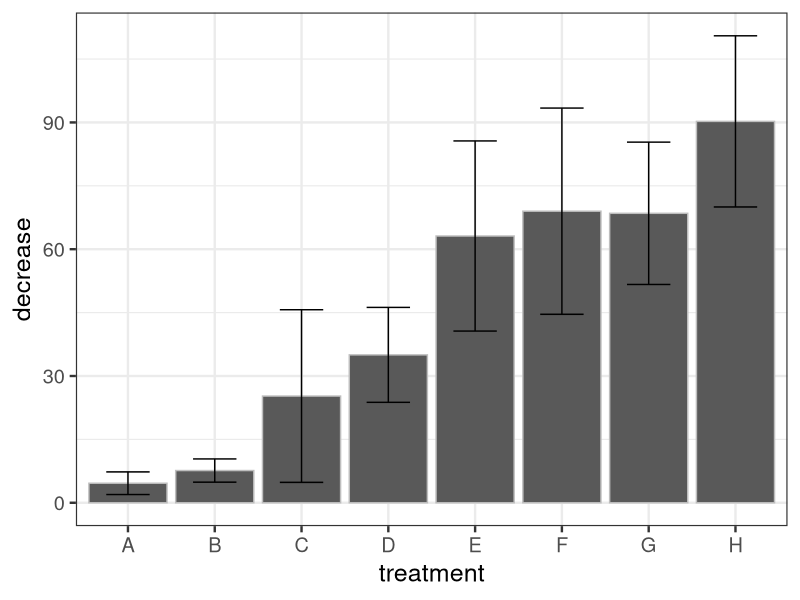
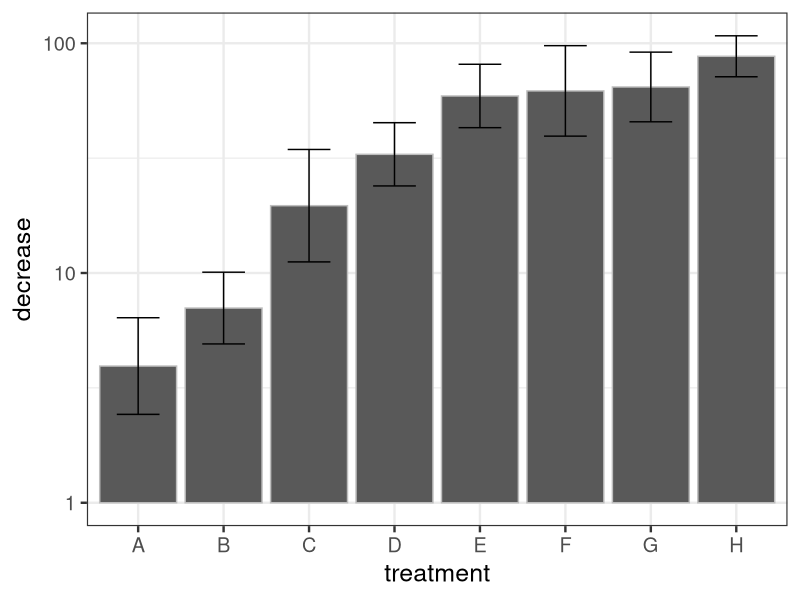
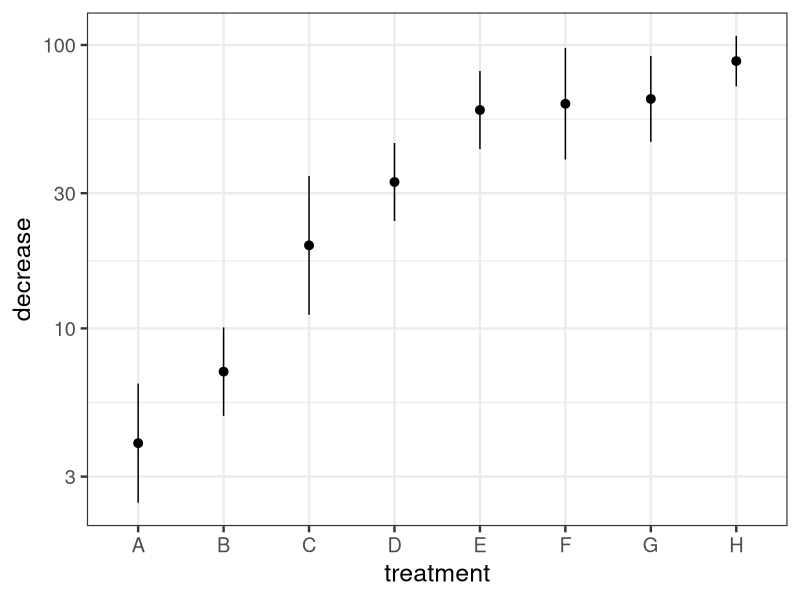
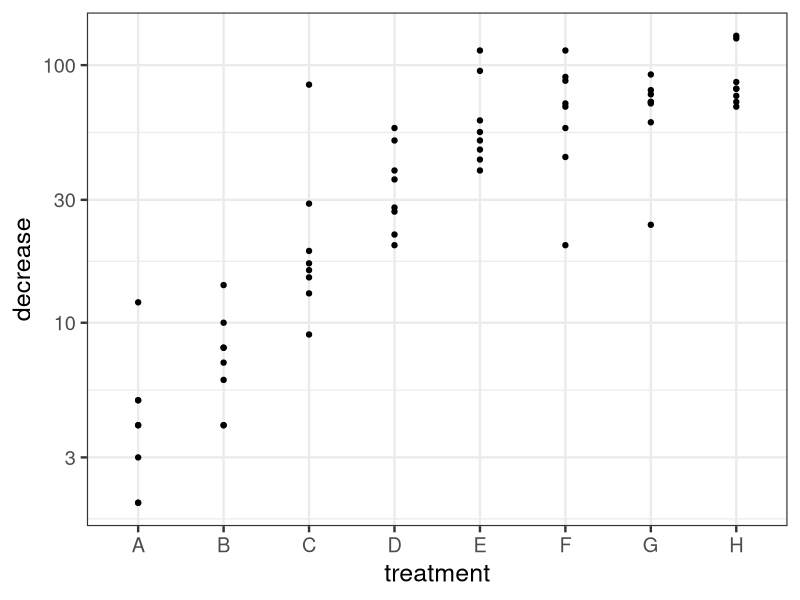
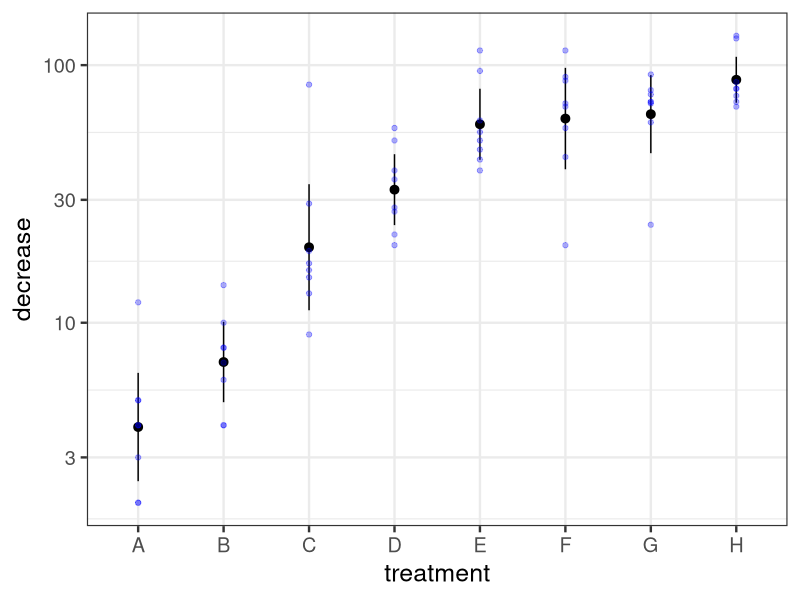
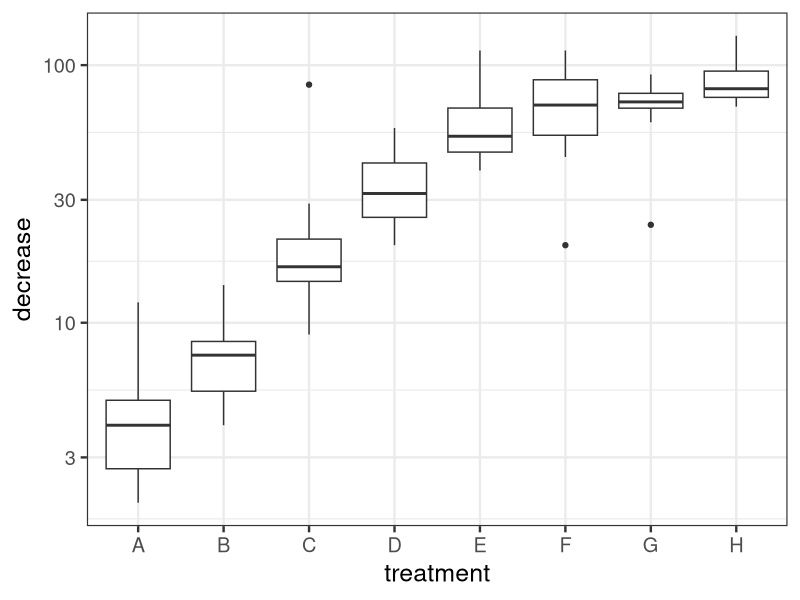
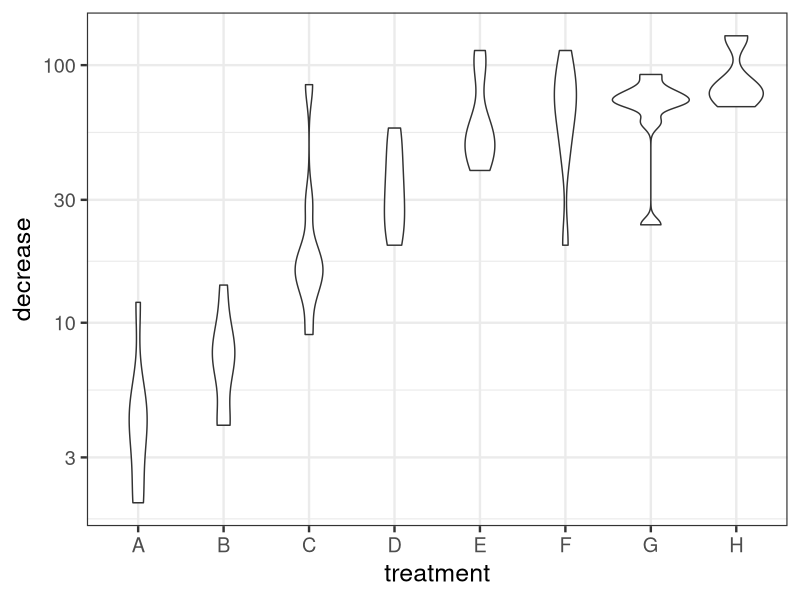

Recreate these plots in R, in order.
library(ggplot2)
theme_set(theme_bw(base_size=18))

library(Hmisc)

data("OrchardSprays")
base <- ggplot(OrchardSprays,aes(x=treatment,y=decrease))
lbase <- base +  scale_y_log10()

print(bar <- base
    +  stat_summary(fun.data=mean_cl_normal,geom="bar",colour="gray")
    +  stat_summary(fun.data=mean_cl_normal,geom="errorbar",width=0.5)
)

print(bar +  scale_y_log10())


print(lrange <- lbase 
	+ stat_summary(fun.data=mean_cl_normal,geom="pointrange")
)

print(lbase + geom_point())
print(lrange + geom_point(color="blue", alpha=0.3))
print(lbase + geom_boxplot())
print(lbase + geom_violin())
